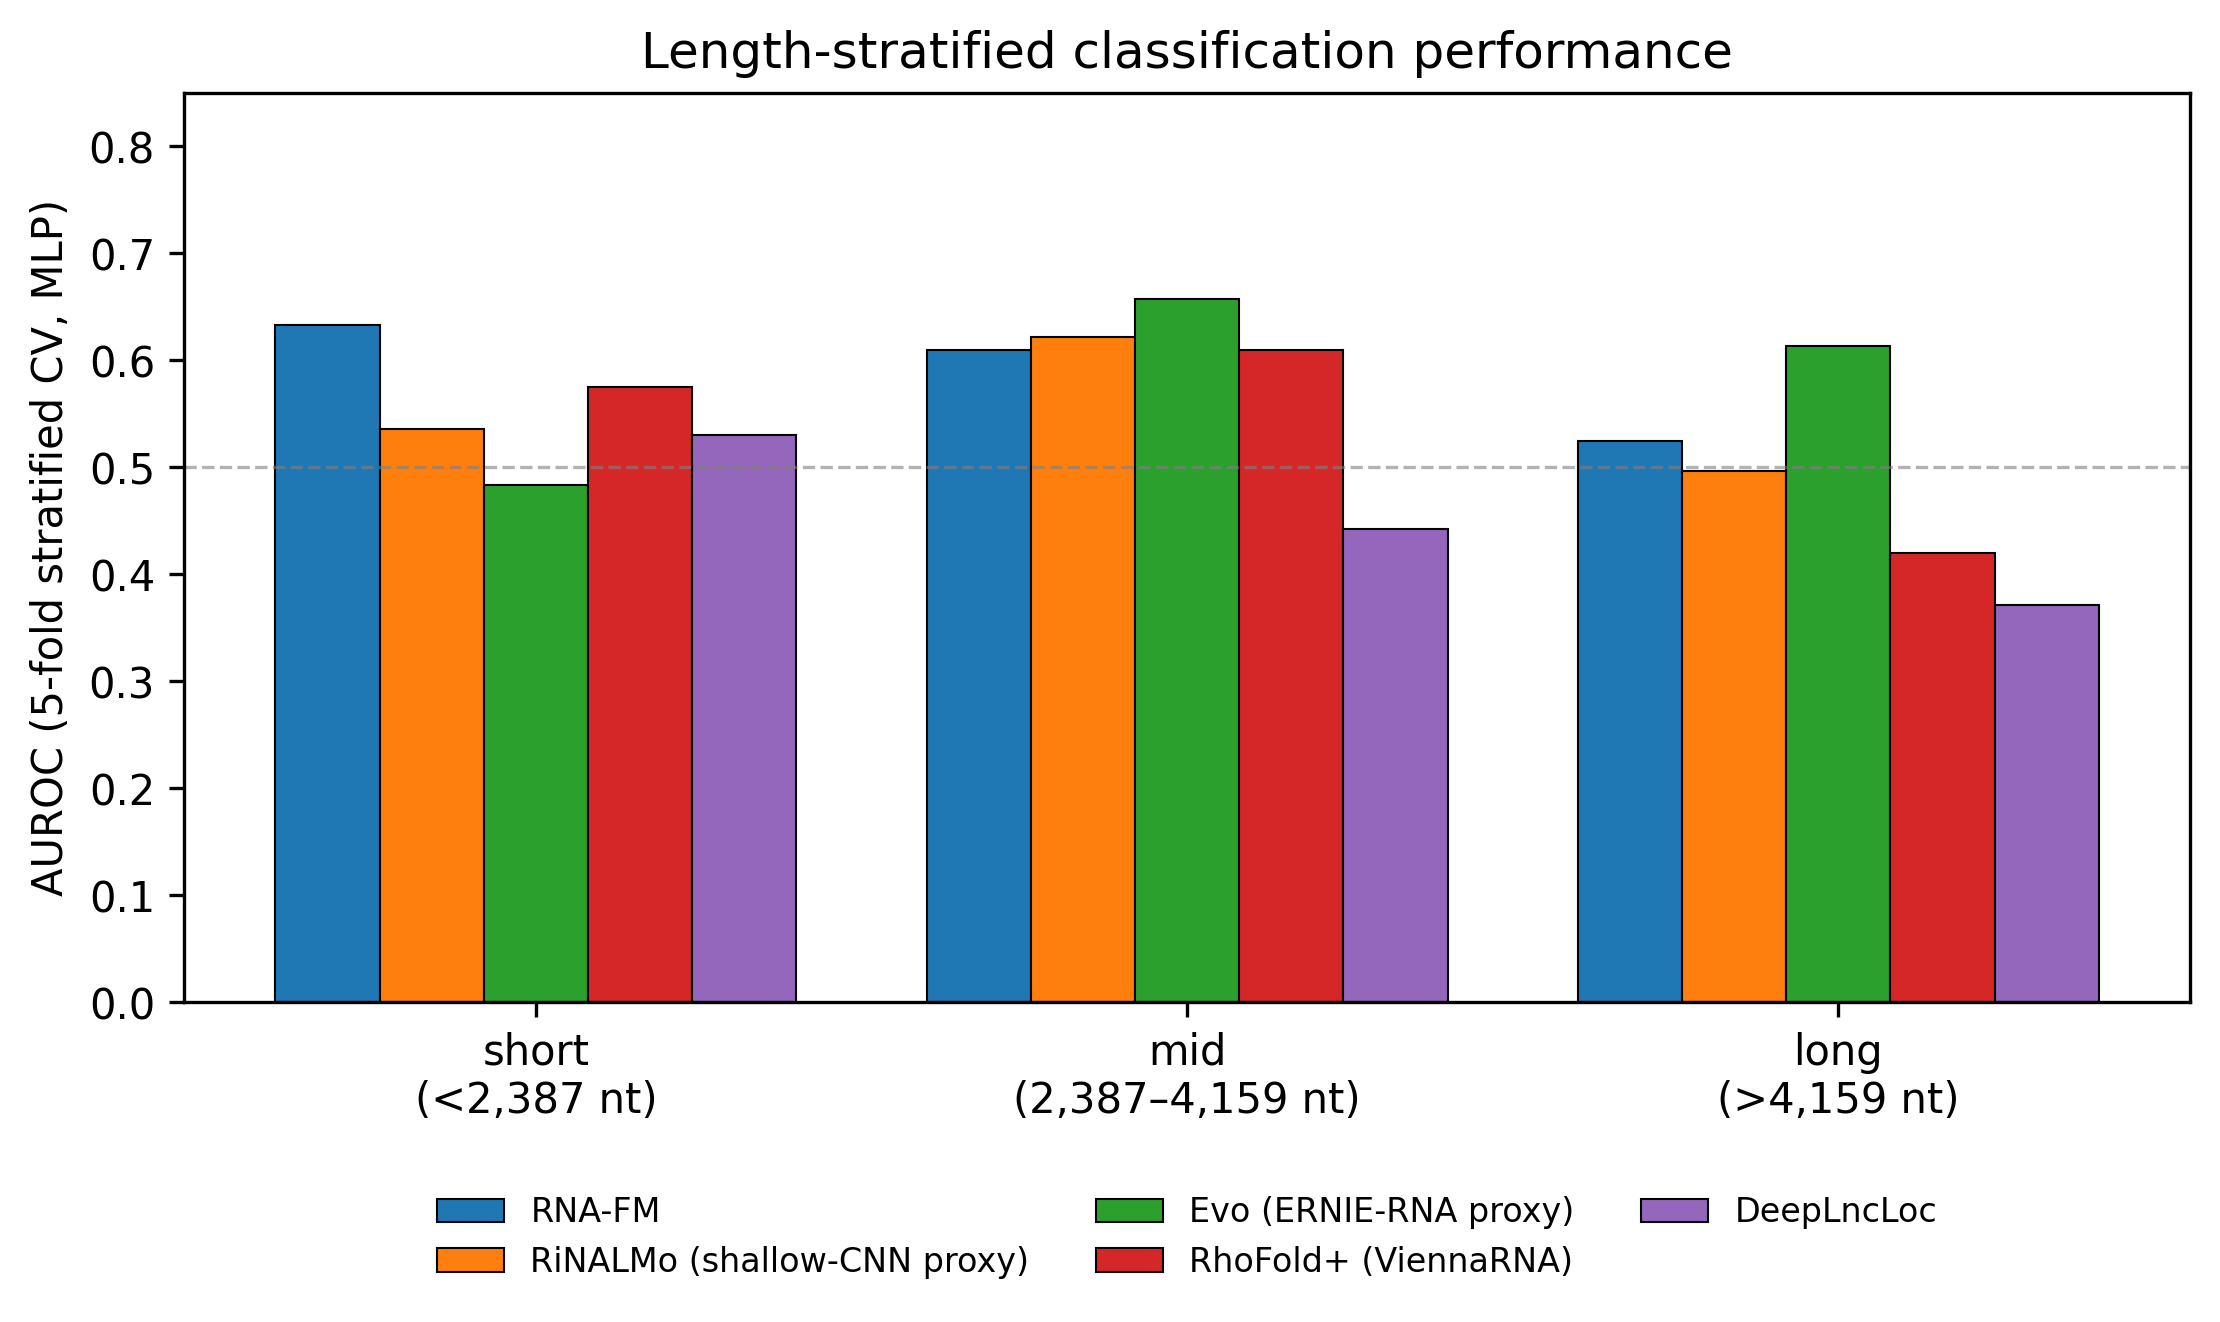

The Python source for this figure:
#!/usr/bin/env python3
"""
supp_fig1_length_tertile.py — Supplementary Fig. 1

Length-stratified classification performance across the five representation
classes, binned by transcript-length tertile (short < 2,387 nt; mid
2,387–4,159 nt; long > 4,159 nt). Data source: ablation_results.csv
(length stratum only).

Output:
    supp_fig1_length_tertile.pdf
    supp_fig1_length_tertile.png  (300 dpi)
"""

from pathlib import Path

import matplotlib.pyplot as plt
import numpy as np
import pandas as pd

MODEL_ORDER = ["rna_fm", "rinalmo", "evo", "rhofold_plus", "deeplncloc"]
MODEL_LABELS = {
    "rna_fm": "RNA-FM",
    "rinalmo": "RiNALMo (shallow-CNN proxy)",
    "evo": "Evo (ERNIE-RNA proxy)",
    "rhofold_plus": "RhoFold+ (ViennaRNA)",
    "deeplncloc": "DeepLncLoc",
}
STRATA = ["short", "mid", "long"]
STRATA_LABELS = {
    "short": "short\n(<2,387 nt)",
    "mid": "mid\n(2,387–4,159 nt)",
    "long": "long\n(>4,159 nt)",
}
COLORS = ["#1f77b4", "#ff7f0e", "#2ca02c", "#d62728", "#9467bd"]


def main() -> None:
    root = Path(__file__).parent.parent
    df = pd.read_csv(root / "benchmark" / "results" / "ablation_results.csv")
    df = df[df["stratum"] == "length"].copy()

    fig, ax = plt.subplots(figsize=(7.5, 4.6), dpi=150)

    x = np.arange(len(STRATA))
    width = 0.16
    for i, model in enumerate(MODEL_ORDER):
        sub = df[df["model"] == model].set_index("value")
        vals = [sub.loc[s, "AUROC"] if s in sub.index else np.nan for s in STRATA]
        offset = (i - (len(MODEL_ORDER) - 1) / 2) * width
        ax.bar(
            x + offset, vals, width, label=MODEL_LABELS[model],
            color=COLORS[i], edgecolor="black", linewidth=0.5,
        )

    ax.axhline(0.5, color="gray", linestyle="--", linewidth=0.8, alpha=0.6)
    ax.set_xticks(x)
    ax.set_xticklabels([STRATA_LABELS[s] for s in STRATA])
    ax.set_ylabel("AUROC (5-fold stratified CV, MLP)")
    ax.set_ylim(0, 0.85)
    ax.set_title("Length-stratified classification performance")
    ax.legend(
        loc="upper center", bbox_to_anchor=(0.5, -0.18),
        ncol=3, frameon=False, fontsize=8,
    )
    fig.tight_layout()

    out_pdf = root / "figures" / "supp_fig1_length_tertile.pdf"
    out_png = root / "figures" / "supp_fig1_length_tertile.png"
    fig.savefig(out_pdf, bbox_inches="tight")
    fig.savefig(out_png, dpi=300, bbox_inches="tight")
    print(f"Wrote {out_pdf}")
    print(f"Wrote {out_png}")


if __name__ == "__main__":
    main()
